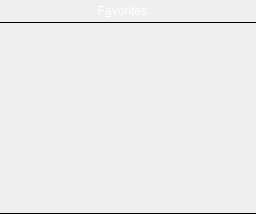
       <widget class="QWidget" name="favoritesWidget" native="true">
        <property name="styleSheet">
         <string notr="true">QWidget#favoritesWidget {
border: none;
margin: 0px;
padding: 0px;
}</string>
        </property>
        <layout class="QVBoxLayout" name="favoritesVerticalLayout">
         <property name="spacing">
          <number>0</number>
         </property>
         <property name="leftMargin">
          <number>0</number>
         </property>
         <property name="topMargin">
          <number>0</number>
         </property>
         <property name="rightMargin">
          <number>0</number>
         </property>
         <property name="bottomMargin">
          <number>0</number>
         </property>
         <item>
          <widget class="PanelWidget" name="favoritesSidePanel">
           <property name="minimumSize">
            <size>
             <width>0</width>
             <height>22</height>
            </size>
           </property>
           <property name="maximumSize">
            <size>
             <width>16777215</width>
             <height>22</height>
            </size>
           </property>
           <property name="styleSheet">
            <string notr="true">QWidget {
border: none;
background-color: qlineargradient(x1: 0, y1: 0, x2: 0, y2: 1,
stop: 0 #a6a6a6, stop: 0.08 #7f7f7f,
stop: 0.39999 #717171, stop: 0.4 #626262,
stop: 0.9 #4c4c4c, stop: 1 #333333);
color: rgb(255, 255, 255);
}

QPushButton {
border: none;
padding: 0px;
}

QPushButton:focus {
outline: none;
}

QPushButton:hover:!pressed {
background-color: qlineargradient(x1: 0, y1: 0, x2: 0, y2: 1,
stop: 0 #bcbcbc, stop: 0.08 #9f9f9f,
stop: 0.39999 #949494, stop: 0.4 #898989,
stop: 0.9 #787878, stop: 1 #666666);
}

QPushButton:pressed {
background-color: qlineargradient(x1: 0, y1: 0, x2: 0, y2: 1,
stop: 0 #535353, stop: 0.08 #3f3f3f,
stop: 0.39999 #393939, stop: 0.4 #313131,
stop: 0.9 #262626, stop: 1 #1a1a1a);
}

QPushButton#favoritesPanelIconPseudoPushButton:hover {
background-color: qlineargradient(x1: 0, y1: 0, x2: 0, y2: 1,
stop: 0 #a6a6a6, stop: 0.08 #7f7f7f,
stop: 0.39999 #717171, stop: 0.4 #626262,
stop: 0.9 #4c4c4c, stop: 1 #333333);
}

QPushButton#favoritesPanelIconPseudoPushButton:pressed {
background-color: qlineargradient(x1: 0, y1: 0, x2: 0, y2: 1,
stop: 0 #a6a6a6, stop: 0.08 #7f7f7f,
stop: 0.39999 #717171, stop: 0.4 #626262,
stop: 0.9 #4c4c4c, stop: 1 #333333);
}

QLabel {
border: none;
}</string>
           </property>
           <property name="lineWidth">
            <number>0</number>
           </property>
           <layout class="QHBoxLayout" name="favoritesHeaderHorizontalLayout">
            <property name="spacing">
             <number>0</number>
            </property>
            <property name="leftMargin">
             <number>0</number>
            </property>
            <property name="topMargin">
             <number>0</number>
            </property>
            <property name="rightMargin">
             <number>1</number>
            </property>
            <property name="bottomMargin">
             <number>0</number>
            </property>
            <item>
             <widget class="QLabel" name="favoritesLeftPaddingLabel">
              <property name="minimumSize">
               <size>
                <width>10</width>
                <height>20</height>
               </size>
              </property>
              <property name="maximumSize">
               <size>
                <width>10</width>
                <height>20</height>
               </size>
              </property>
             </widget>
            </item>
            <item>
             <widget class="QPushButton" name="favoritesPanelIconPseudoPushButton">
              <property name="sizePolicy">
               <sizepolicy hsizetype="Preferred" vsizetype="Preferred">
                <horstretch>0</horstretch>
                <verstretch>0</verstretch>
               </sizepolicy>
              </property>
              <property name="minimumSize">
               <size>
                <width>20</width>
                <height>20</height>
               </size>
              </property>
              <property name="maximumSize">
               <size>
                <width>20</width>
                <height>20</height>
               </size>
              </property>
              <property name="icon">
               <iconset resource="../../../resource/icons/other/icons.qrc">
                <normaloff>:/favorite/star.png</normaloff>:/favorite/star.png</iconset>
              </property>
              <property name="iconSize">
               <size>
                <width>16</width>
                <height>16</height>
               </size>
              </property>
              <property name="flat">
               <bool>true</bool>
              </property>
             </widget>
            </item>
            <item>
             <widget class="QLabel" name="favoritesLabel">
              <property name="sizePolicy">
               <sizepolicy hsizetype="Minimum" vsizetype="Fixed">
                <horstretch>0</horstretch>
                <verstretch>0</verstretch>
               </sizepolicy>
              </property>
              <property name="minimumSize">
               <size>
                <width>90</width>
                <height>20</height>
               </size>
              </property>
              <property name="text">
               <string>F&amp;avorites</string>
              </property>
              <property name="alignment">
               <set>Qt::AlignCenter</set>
              </property>
              <property name="buddy">
               <cstring>favoritesTableView</cstring>
              </property>
             </widget>
            </item>
            <item>
             <widget class="QPushButton" name="unfavoritePushButton">
              <property name="sizePolicy">
               <sizepolicy hsizetype="Fixed" vsizetype="Fixed">
                <horstretch>0</horstretch>
                <verstretch>0</verstretch>
               </sizepolicy>
              </property>
              <property name="minimumSize">
               <size>
                <width>20</width>
                <height>20</height>
               </size>
              </property>
              <property name="maximumSize">
               <size>
                <width>20</width>
                <height>20</height>
               </size>
              </property>
              <property name="icon">
               <iconset theme="edit-delete">
                <normaloff>.</normaloff>.</iconset>
              </property>
              <property name="iconSize">
               <size>
                <width>16</width>
                <height>16</height>
               </size>
              </property>
              <property name="flat">
               <bool>true</bool>
              </property>
             </widget>
            </item>
            <item>
             <widget class="QPushButton" name="favoriteInfoButton">
              <property name="sizePolicy">
               <sizepolicy hsizetype="Fixed" vsizetype="Fixed">
                <horstretch>0</horstretch>
                <verstretch>0</verstretch>
               </sizepolicy>
              </property>
              <property name="minimumSize">
               <size>
                <width>20</width>
                <height>20</height>
               </size>
              </property>
              <property name="maximumSize">
               <size>
                <width>20</width>
                <height>20</height>
               </size>
              </property>
              <property name="icon">
               <iconset theme="dialog-information">
                <normaloff>.</normaloff>.</iconset>
              </property>
              <property name="iconSize">
               <size>
                <width>16</width>
                <height>16</height>
               </size>
              </property>
              <property name="flat">
               <bool>true</bool>
              </property>
             </widget>
            </item>
           </layout>
          </widget>
         </item>
         <item>
          <widget class="FavoriteItemView" name="favoritesTableView">
           <property name="minimumSize">
            <size>
             <width>0</width>
             <height>30</height>
            </size>
           </property>
           <property name="styleSheet">
            <string notr="true">#favoritesTableView {
border: none;
border-top: 1px solid black;
border-bottom: 1px solid black;
background-color: transparent;
}</string>
           </property>
           <property name="horizontalScrollBarPolicy">
            <enum>Qt::ScrollBarAlwaysOff</enum>
           </property>
          </widget>
         </item>
        </layout>
       </widget>
